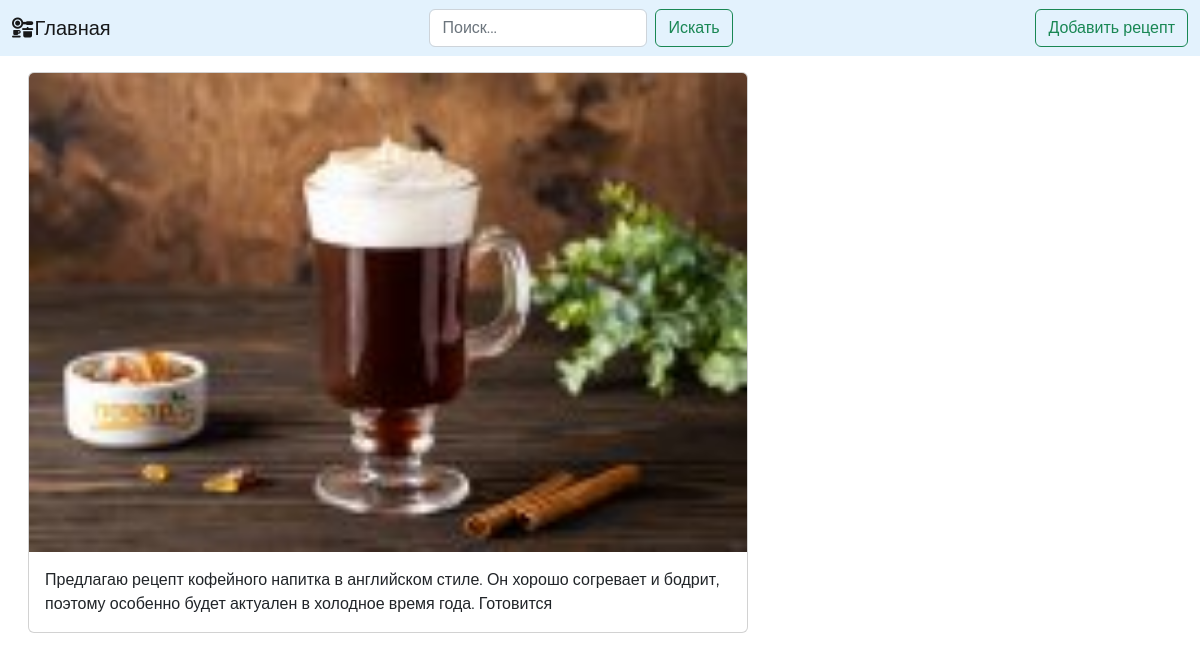
/4, run on the app's committed database.
### blog/models.py (models this page shows, shortened)
class Post(models.Model):
    author = models.CharField(max_length=20, default='User')
    image = models.ImageField(upload_to='static')
    title = models.CharField(max_length=50, null=True, blank=True)
    desc = models.TextField(max_length=150)
    class Meta:
        verbose_name = 'Пост'
        verbose_name_plural = 'Посты'

### blog/views.py (the view)
# urls.py: path('<int:pk>', DetailObjectsView.as_view(), name='detail'),
class DetailObjectsView(DetailView):
    model = Post
    template_name = 'detail.html'
    context_object_name = 'post'

### blog/templates/detail.html
{% extends 'base.html' %}
{% block content %}
<div class="container m-3">
    <div class="card" style="width: 45rem;">
      <img src="{{post.image}}" class="card-img-top" alt="...">
      <div class="card-body">
        <p class="card-text"> {{post.desc}}</p>
      </div>
    </div>
</div>
{% endblock %}

### data on the page
Post: image (picture), desc "Предлагаю рецепт кофейного напитка в английском стиле. Он хорошо согревает и бодрит, поэтому особенно будет актуален в холодное время года. Готовится"
